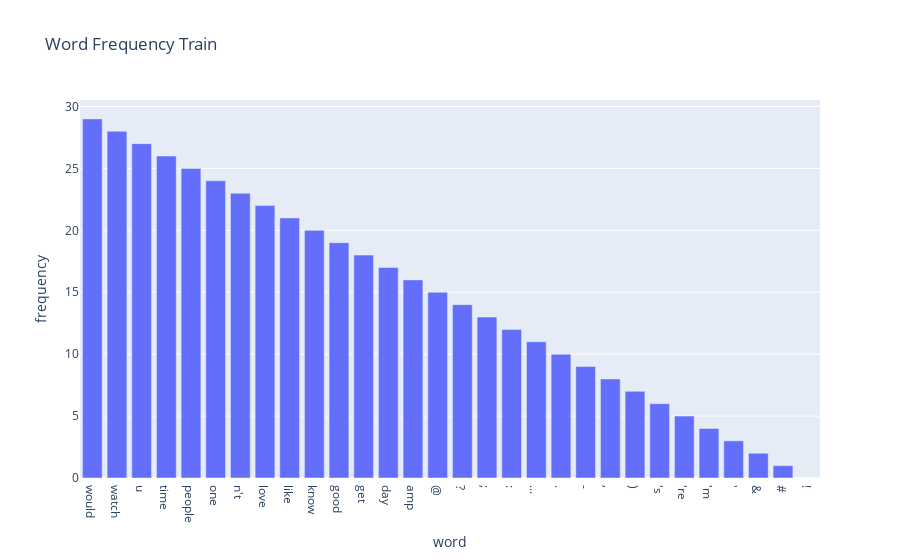

Write notebook code for a chart like this one.
### Code cell
px.bar(word_freq_train, x='word', y='frequency', title='Word Frequency Train')

### Figure 1 — Plotly figure (JSON) as saved in the notebook; plotly's stock layout.template omitted (floating-point values rounded to 4 significant figures)
{"data": [{"alignmentgroup": "True", "hovertemplate": "word=%{x}<br>frequency=%{y}<extra></extra>", "legendgroup": "", "marker": {"color": "#636efa", "pattern": {"shape": ""}}, "name": "", "offsetgroup": "", "orientation": "v", "showlegend": false, "textposition": "auto", "type": "bar", "x": ["would", "watch", "u", "time", "people", "one", "n't", "love", "like", "know", "good", "get", "day", "amp", "@", "?", ";", ":", "...", ".", "-", ",", ")", "'s", "'re", "'m", "'", "&", "#", "!"], "xaxis": "x", "y": [29, 28, 27, 26, 25, 24, 23, 22, 21, 20, 19, 18, 17, 16, 15, 14, 13, 12, 11, 10, 9, 8, 7, 6, 5, 4, 3, 2, 1, 0], "yaxis": "y"}], "layout": {"barmode": "relative", "legend": {"tracegroupgap": 0}, "title": {"text": "Word Frequency Train"}, "xaxis": {"anchor": "y", "domain": [0, 1], "title": {"text": "word"}}, "yaxis": {"anchor": "x", "domain": [0, 1], "title": {"text": "frequency"}}}}
